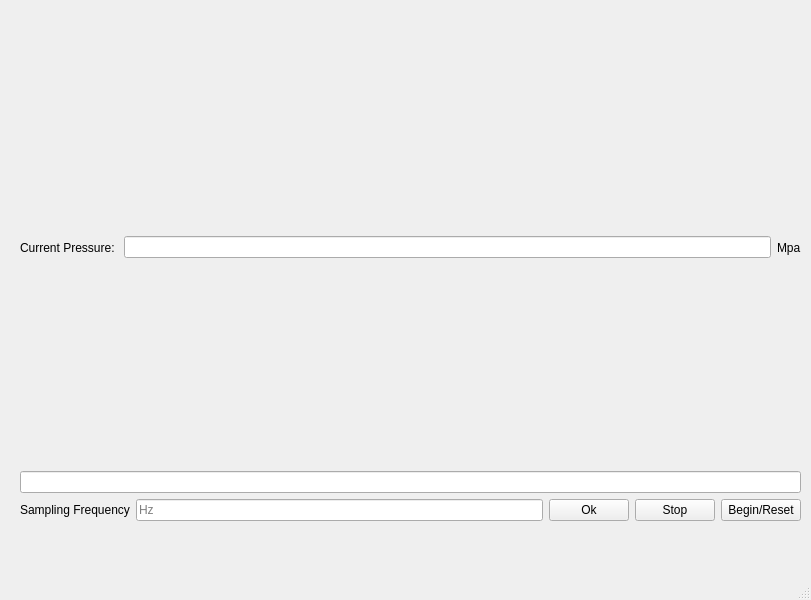
<?xml version="1.0" encoding="UTF-8"?>
<ui version="4.0">
 <class>MainWindow</class>
 <widget class="QMainWindow" name="MainWindow">
  <property name="geometry">
   <rect>
    <x>0</x>
    <y>0</y>
    <width>811</width>
    <height>600</height>
   </rect>
  </property>
  <property name="windowTitle">
   <string>MainWindow</string>
  </property>
  <widget class="QWidget" name="centralwidget">
   <widget class="QWidget" name="">
    <property name="geometry">
     <rect>
      <x>20</x>
      <y>30</y>
      <width>781</width>
      <height>491</height>
     </rect>
    </property>
    <layout class="QVBoxLayout" name="verticalLayout">
     <item>
      <layout class="QHBoxLayout" name="topHorizonal">
       <item>
        <widget class="QLabel" name="pressureLabel">
         <property name="text">
          <string>Current Pressure: </string>
         </property>
        </widget>
       </item>
       <item>
        <widget class="QLineEdit" name="pressureDisplay">
         <property name="readOnly">
          <bool>true</bool>
         </property>
        </widget>
       </item>
       <item>
        <widget class="QLabel" name="mpaLabel">
         <property name="text">
          <string>Mpa</string>
         </property>
        </widget>
       </item>
      </layout>
     </item>
     <item>
      <widget class="QLineEdit" name="leakStatusBox">
       <property name="readOnly">
        <bool>true</bool>
       </property>
      </widget>
     </item>
     <item>
      <layout class="QHBoxLayout" name="bottomHorizonal">
       <item>
        <widget class="QLabel" name="samplingLabel">
         <property name="text">
          <string>Sampling Frequency</string>
         </property>
        </widget>
       </item>
       <item>
        <widget class="QLineEdit" name="frequencyEdit">
         <property name="inputMask">
          <string/>
         </property>
         <property name="text">
          <string/>
         </property>
         <property name="placeholderText">
          <string>Hz</string>
         </property>
        </widget>
       </item>
       <item>
        <widget class="QPushButton" name="samplingButton">
         <property name="text">
          <string>Ok</string>
         </property>
        </widget>
       </item>
       <item>
        <widget class="QPushButton" name="stopButton">
         <property name="text">
          <string>Stop</string>
         </property>
        </widget>
       </item>
       <item>
        <widget class="QPushButton" name="resetButton">
         <property name="text">
          <string>Begin/Reset</string>
         </property>
        </widget>
       </item>
      </layout>
     </item>
    </layout>
   </widget>
  </widget>
  <widget class="QMenuBar" name="menubar">
   <property name="geometry">
    <rect>
     <x>0</x>
     <y>0</y>
     <width>811</width>
     <height>30</height>
    </rect>
   </property>
  </widget>
  <widget class="QStatusBar" name="statusbar"/>
 </widget>
 <resources/>
 <connections/>
</ui>
